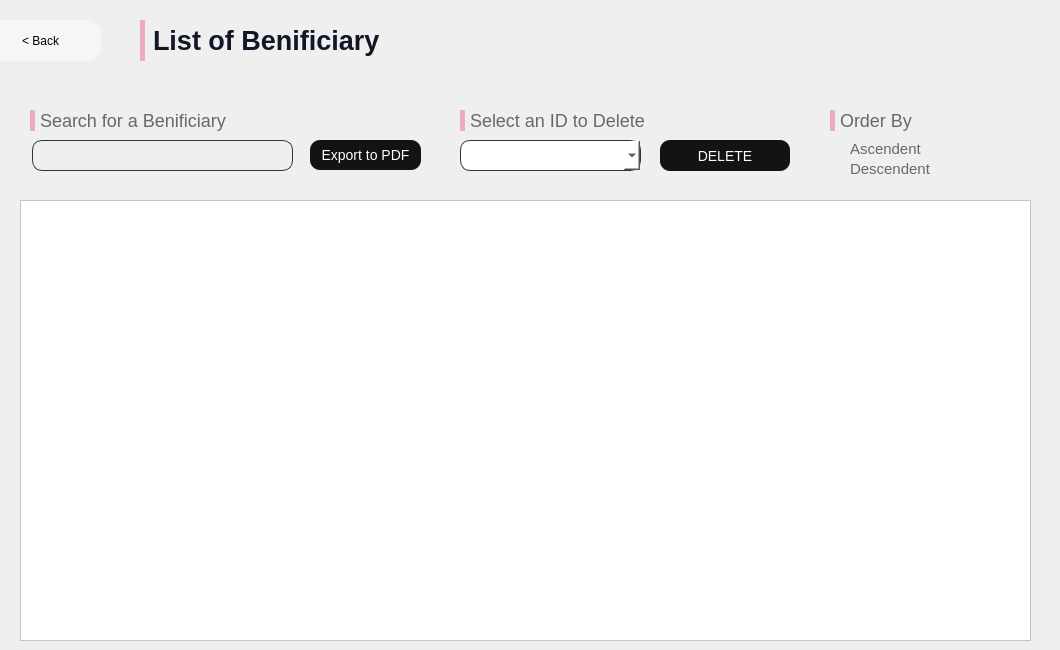
      <widget class="QWidget" name="page_22">
       <widget class="QTableView" name="tableView_em_34">
        <property name="geometry">
         <rect>
          <x>20</x>
          <y>200</y>
          <width>1011</width>
          <height>441</height>
         </rect>
        </property>
        <property name="styleSheet">
         <string notr="true">

QTableView {
    background-color: white;
    
    selection-background-color: #3498DB;
    selection-color: white;
    color: #34495E;

}

QHeaderView::section {
    background-color: rgb(237,172,195);;
    border: none;
    padding: 8px;
    font-weight: bold;
    color: #34495E;
}

QTableView::item:selected {
    background-color: #3498DB;
    color: white;
}

QTableView::item {
    padding: 1px;
}

QTableView::horizontalHeader {
    background-color: #EAEAEA;
    border: none;
    height: 40px;
}

QTableView::horizontalHeader::section {
    border: none;
    color: #34495E;
    font-weight: bold;
    text-align: left;
    padding: 8px;
    height: 40px;
}

QTableView::verticalHeader {
    background-color: #EAEAEA;
    border: none;
    width: 40px;
}

QTableView::verticalHeader::section {
    border: none;
    color: #34495E;
    font-weight: bold;
    text-align: center;
    padding: 8px;
    width: 40px;
}</string>
        </property>
       </widget>
       <widget class="QComboBox" name="comboBox_53">
        <property name="geometry">
         <rect>
          <x>460</x>
          <y>140</y>
          <width>181</width>
          <height>31</height>
         </rect>
        </property>
        <property name="styleSheet">
         <string notr="true">background-color: white; border-radius: 10px; 

border: 1px solid rgb(50,50,50);</string>
        </property>
       </widget>
       <widget class="QPushButton" name="pushButton_304">
        <property name="geometry">
         <rect>
          <x>660</x>
          <y>140</y>
          <width>130</width>
          <height>31</height>
         </rect>
        </property>
        <property name="cursor">
         <cursorShape>PointingHandCursor</cursorShape>
        </property>
        <property name="styleSheet">
         <string notr="true">QPushButton{
border-radius: 10px; 
font-family: 'Poppins';
font-style: normal;
font-weight: 400;
font-size: 14px;
background:rgb(19,19,19);
color:white;
}
QPushButton:hover{
background:rgb(129, 129, 129);
}

</string>
        </property>
        <property name="text">
         <string>DELETE</string>
        </property>
       </widget>
       <widget class="QPushButton" name="pushButton_364">
        <property name="geometry">
         <rect>
          <x>310</x>
          <y>140</y>
          <width>111</width>
          <height>30</height>
         </rect>
        </property>
        <property name="cursor">
         <cursorShape>PointingHandCursor</cursorShape>
        </property>
        <property name="styleSheet">
         <string notr="true">QPushButton{
border-radius: 10px; 
font-family: 'Poppins';
font-style: normal;
font-weight: 400;
font-size: 14px;
background:rgb(19,19,19);
color:white;
}
QPushButton:hover{
background:rgb(129, 129, 129);
}

</string>
        </property>
        <property name="text">
         <string>Export to PDF</string>
        </property>
       </widget>
       <widget class="QLabel" name="label_1413">
        <property name="geometry">
         <rect>
          <x>140</x>
          <y>20</y>
          <width>371</width>
          <height>41</height>
         </rect>
        </property>
        <property name="styleSheet">
         <string notr="true">font-family: 'Poppins';
font-style: normal;
background:rgba(0,0,0,0);
font-weight: 600;
font-size: 27px;
color: rgb(18,23,40);
border-left: 5px solid rgb(237,172,195);
padding-left: 1px;

</string>
        </property>
        <property name="text">
         <string>List of Benificiary</string>
        </property>
       </widget>
       <widget class="QRadioButton" name="radioButton_5">
        <property name="geometry">
         <rect>
          <x>830</x>
          <y>140</y>
          <width>101</width>
          <height>18</height>
         </rect>
        </property>
        <property name="cursor">
         <cursorShape>PointingHandCursor</cursorShape>
        </property>
        <property name="styleSheet">
         <string notr="true">font-family: 'Poppins';
font-style: normal;
background:rgba(0,0,0,0);
font-weight: 275;
font-size: 15px;
color: rgb(104,104,104);</string>
        </property>
        <property name="text">
         <string>Ascendent</string>
        </property>
       </widget>
       <widget class="QLabel" name="label_1414">
        <property name="geometry">
         <rect>
          <x>30</x>
          <y>110</y>
          <width>471</width>
          <height>21</height>
         </rect>
        </property>
        <property name="styleSheet">
         <string notr="true">font-family: 'Poppins';
font-style: normal;
background:rgba(0,0,0,0);
font-weight: 275;
font-size: 18px;
color: rgb(104,104,104);
border-left: 5px solid rgb(237,172,195);
padding-left: 1px;

</string>
        </property>
        <property name="text">
         <string>Search for a Benificiary</string>
        </property>
       </widget>
       <widget class="QRadioButton" name="radioButton_6">
        <property name="geometry">
         <rect>
          <x>830</x>
          <y>160</y>
          <width>121</width>
          <height>18</height>
         </rect>
        </property>
        <property name="cursor">
         <cursorShape>PointingHandCursor</cursorShape>
        </property>
        <property name="styleSheet">
         <string notr="true">font-family: 'Poppins';
font-style: normal;
background:rgba(0,0,0,0);
font-weight: 275;
font-size: 15px;
color: rgb(104,104,104);</string>
        </property>
        <property name="text">
         <string>Descendent</string>
        </property>
       </widget>
       <widget class="QLineEdit" name="lineEdit_recherchebn">
        <property name="geometry">
         <rect>
          <x>32</x>
          <y>140</y>
          <width>261</width>
          <height>31</height>
         </rect>
        </property>
        <property name="styleSheet">
         <string notr="true">background-color: white; border-radius: 10px; 
background:rgba(0,0,0,0);
border: 1px solid rgb(50,50,50);
padding-left:5px;</string>
        </property>
       </widget>
       <widget class="QLabel" name="label_1415">
        <property name="geometry">
         <rect>
          <x>460</x>
          <y>110</y>
          <width>221</width>
          <height>21</height>
         </rect>
        </property>
        <property name="styleSheet">
         <string notr="true">font-family: 'Poppins';
font-style: normal;
background:rgba(0,0,0,0);
font-weight: 275;
font-size: 18px;
color: rgb(104,104,104);
border-left: 5px solid rgb(237,172,195);
padding-left: 1px;

</string>
        </property>
        <property name="text">
         <string>Select an ID to Delete</string>
        </property>
       </widget>
       <widget class="QLabel" name="label_1416">
        <property name="geometry">
         <rect>
          <x>830</x>
          <y>110</y>
          <width>221</width>
          <height>21</height>
         </rect>
        </property>
        <property name="styleSheet">
         <string notr="true">font-family: 'Poppins';
font-style: normal;
background:rgba(0,0,0,0);
font-weight: 275;
font-size: 18px;
color: rgb(104,104,104);
border-left: 5px solid rgb(237,172,195);
padding-left: 1px;

</string>
        </property>
        <property name="text">
         <string>Order By</string>
        </property>
       </widget>
       <widget class="QPushButton" name="back_list_benifdash">
        <property name="geometry">
         <rect>
          <x>-20</x>
          <y>20</y>
          <width>121</width>
          <height>41</height>
         </rect>
        </property>
        <property name="styleSheet">
         <string notr="true">QPushButton{
background-color:rgb(246, 246, 246);
border:0;
color:black;
	font: 75 15pt &quot;Poppins&quot;;
font-weight:275;
border-radius:15px;
}</string>
        </property>
        <property name="text">
         <string>&lt; Back</string>
        </property>
       </widget>
      </widget>
